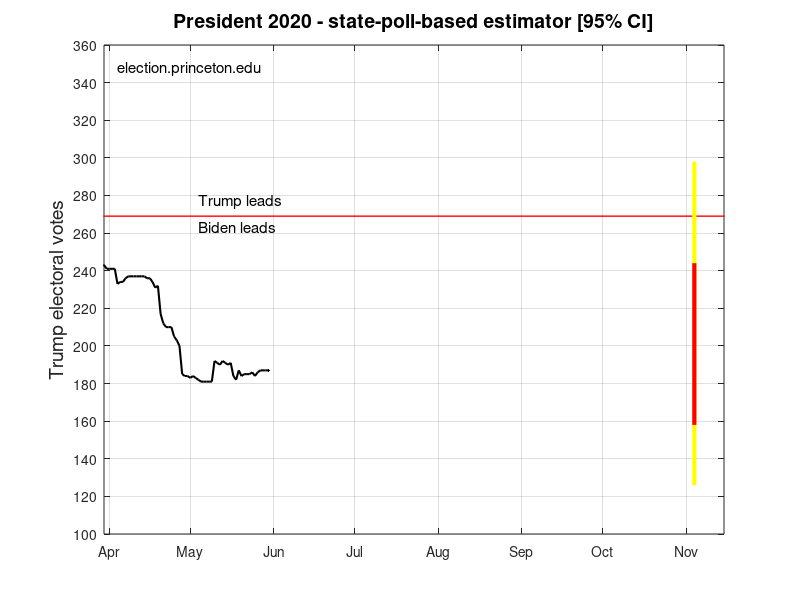

Source code (MATLAB): (Note: this script raises an error after producing the figure.)
%clear
close
load outputs/EV_estimate_history.csv
%    Each line of EV_estimate_history should contain:
%    1 value - date code
%    2 values - medianEV for the two candidates, where a margin>0 favors the first candidate (in our case, Clinton);
%    2 values - modeEV for the two candidates;
%    3 values - assigned (>95% prob) EV for each candidate, with a third entry for undecided;
%    4 values - confidence intervals for candidate 1's EV: +/-1 sigma, then
%    95% band; and
%    1 value - number of state polls used to make the estimates.
%    1 value - (calculated by EV_metamargin and appended) the meta-margin.

load outputs/EV_prediction.csv
%    EV_prediction.csv currently contains 2-sigma and 1-sigma confidence
%    bands for landing on Election Day

[dates,ix]=sort(EV_estimate_history(:,1));
medianDT=538-EV_estimate_history(ix,2); % Invert everything to score EV for GOP incumbent president
modeDT=538-EV_estimate_history(ix,4);
lowDT95=538-EV_estimate_history(ix,11);
highDT95=538-EV_estimate_history(ix,12);

phandle=plot([0 365],[269 269],'r-','LineWidth',1);
hold on
monthticks=datenum(0,4:12,1);
set(gca,'xtick',monthticks)
set(gca,'ytick',[100:20:400])
set(gca,'XTickLabel',{'              Apr','              May','              Jun','              Jul','              Aug','              Sep','              Oct','         Nov'})
grid on
maxEV=360;
axis([90 320 100 maxEV])
set(gcf, 'InvertHardCopy', 'off');
title('President 2020 - state-poll-based estimator [95% CI]','FontSize',14)
ylabel('Trump electoral votes','FontSize',14)
text(95,maxEV-12,'election.princeton.edu','FontSize',11)
text(125,277,'Trump leads','FontSize',11)
text(125,263,'Biden leads','FontSize',11)

plot(dates,medianDT,'-k','LineWidth',1.5)
plot(dates(length(dates)),medianDT(length(dates)),'.k','LineWidth',1.5)
strikedate=datenum('4-nov-2020')-datenum('31-dec-2019');
plot([strikedate strikedate],[538-EV_prediction(3:4)],'-y','LineWidth',3)
plot([strikedate strikedate],[538-EV_prediction(1:2)],'-r','LineWidth',3)

[fillhandle,msg]=jbfill(dates',highDT95',lowDT95','k','w',1,0.2);
% see http://www.mathworks.com/matlabcentral/fileexchange/loadFile.do?objectId=13188&objectType=FILE

% still could add:
% right hand axis labels for McCain EV
% text(330,285,'McCain EV','Rotation',270,'HorizontalAlignment','center','VerticalAlignment','middle','FontSize',14)

set(gcf,'PaperPositionMode','auto')
print -djpeg EV_history.jpg
